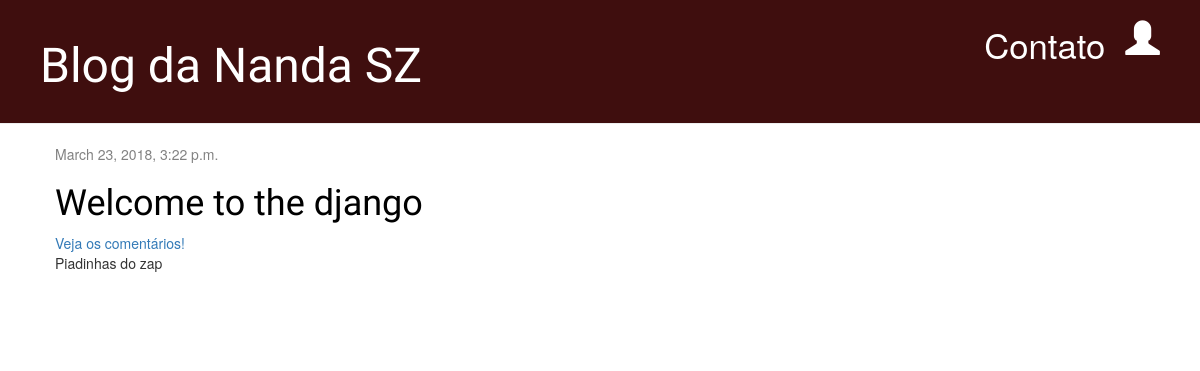
The page / on the database its author committed.
### blog/models.py (models this page shows, shortened)
class Post(models.Model):
    author = models.ForeignKey('auth.User', on_delete=models.CASCADE)
    title = models.CharField(max_length=200)
    text = models.TextField()
    created_date = models.DateTimeField(
            default=timezone.now)
    published_date = models.DateTimeField(
            blank=True, null=True)

### blog/views.py (the view)
# urls.py: url(r'^$', views.post_list, name='post_list'),
def post_list(request):
    posts = Post.objects.filter(published_date__lte=timezone.now()).order_by('published_date')
    return render(request, 'blog/post_list.html', {'posts': posts})

### blog/templates/blog/post_list.html
{% extends 'blog/base.html' %}
{% block content %}
    {% for post in posts %}
        <div class="post">
            <div class="date">
                {{ post.published_date }}
            </div>
            <h1><a href="{% url 'post_detail' pk=post.pk %}">{{ post.title }}</a></h1>
            <a href="{% url 'post_detail' pk=post.pk %}">Veja os comentários! {{ post.approved_comments.count }}</a>
            <p>{{ post.text|linebreaksbr }}</p>
        </div>
    {% endfor %}
{% endblock %}

### blog/static/css/blog.css (style rules this page uses)
h1, h2, h3, h4 { font-family: 'Lobster', cursive; }
.date { color: #828282; }
.post { margin-bottom: 70px; }
.post h1 a, .post h1 a:visited { color: #000000; }

### rows shown on the page
Post: published_date "March 23, 2018, 3:22 p.m.", title "Welcome to the django", text "Piadinhas do zap"
